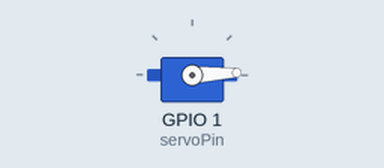
This sketch was run on a simulated ESP32. Shown: servo.

Above: at 0.05 s.
At 1.4 s:
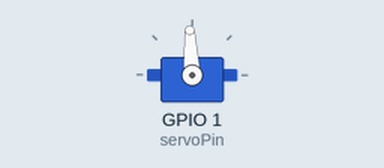
At 2.8 s:
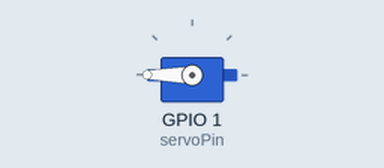
At 5.6 s:
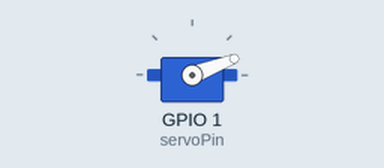
Timing chart, 0 to 8.4 s (numbered marks = the images above):
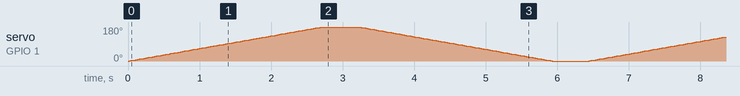

The sketch:

sg90servosweep.ino
```cpp
#include <ESP32Servo.h>

const int servoPin = 1;   // change if you wired to a different pin
Servo myServo;

void setup() {
  // Attach the servo to the pin, with pulse range 500–2500 µs
  myServo.setPeriodHertz(50);           // 50 Hz for SG90
  myServo.attach(servoPin, 500, 2500);  // min/max pulse widths
}

void loop() {
  // Sweep from 0° to 180°
  for (int angle = 0; angle <= 180; angle++) {
    myServo.write(angle);
    delay(15);   // ~15 ms gives a ~2 s sweep; adjust for speed
  }

  delay(500);    // pause at 180°

  // Sweep from 180° back to 0°
  for (int angle = 180; angle >= 0; angle--) {
    myServo.write(angle);
    delay(15);
  }

  delay(500);    // pause at 0°
}
```
